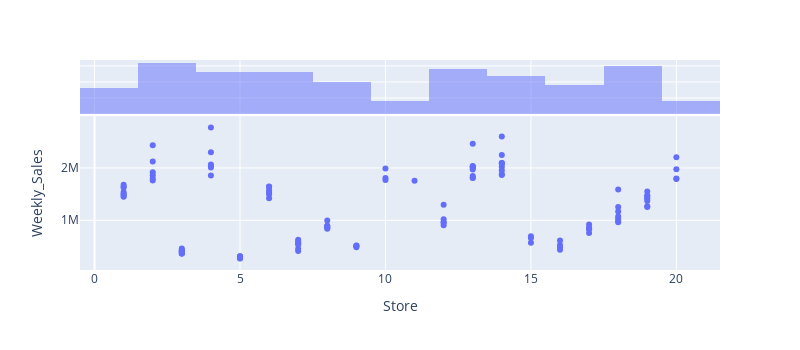
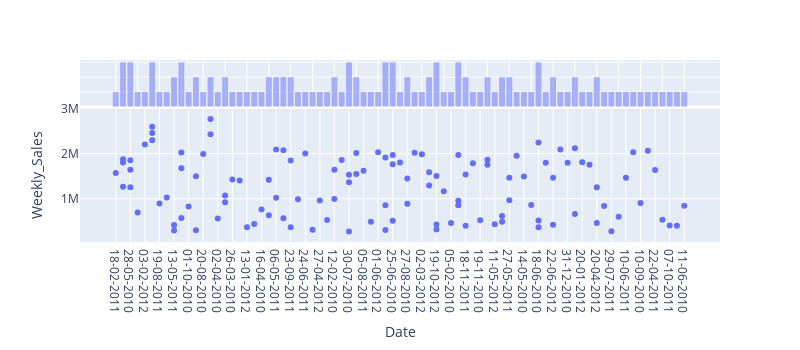
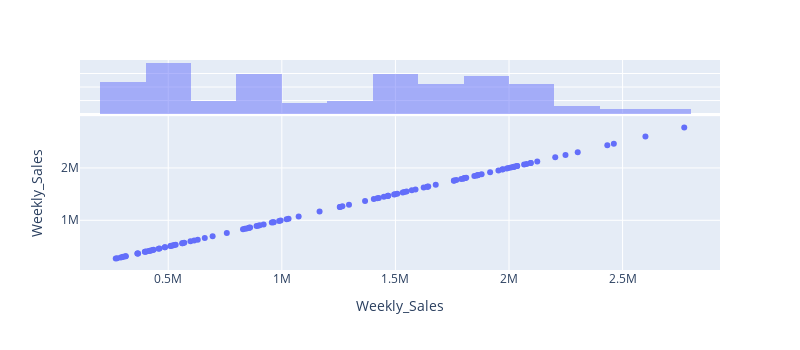
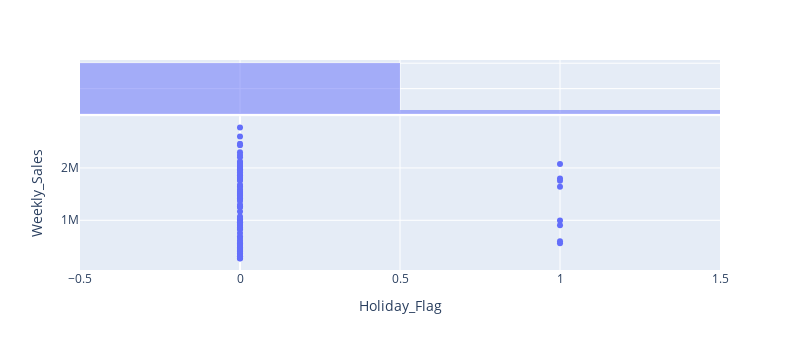

The notebook cell saved with these charts, in order:
### Code cell
import matplotlib.pyplot as plt
import plotly.express as px

for col in df.columns:
    fig = px.scatter(df, x=col, y='Weekly_Sales', width=800, height=350, marginal_x='histogram')
    fig.show()
